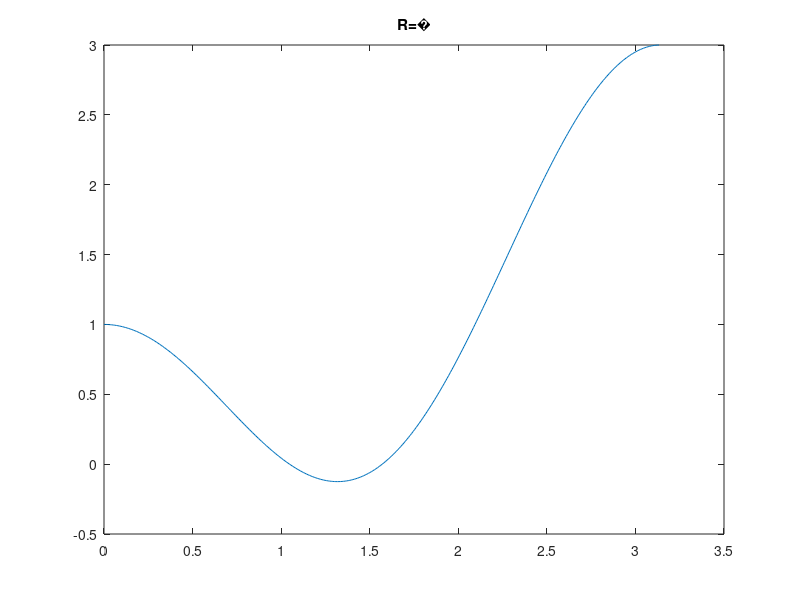
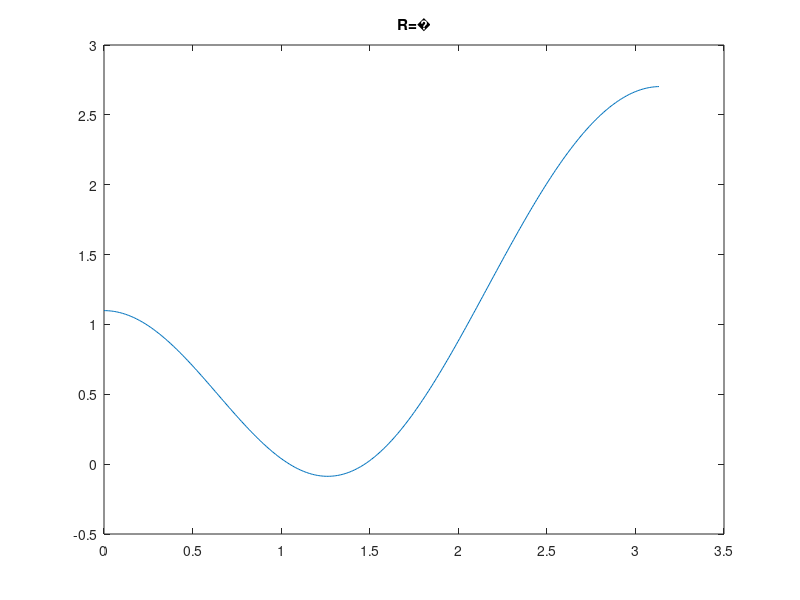
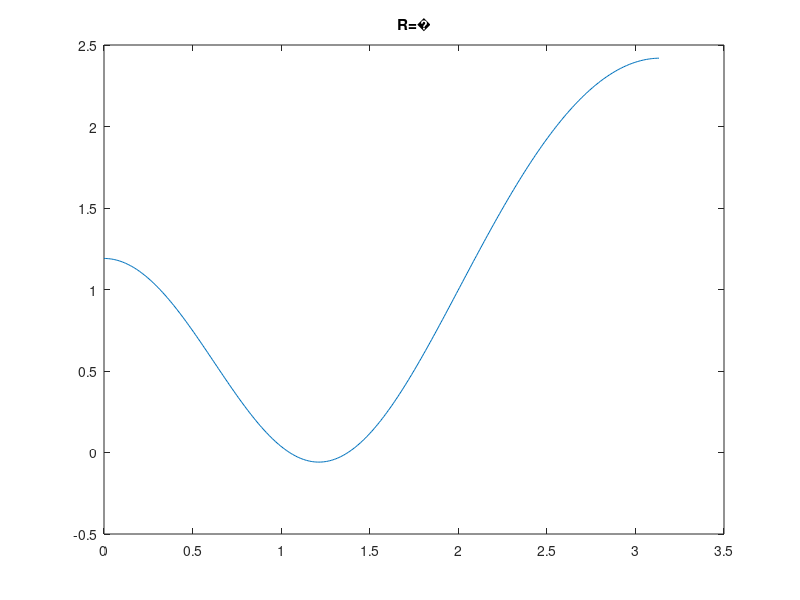
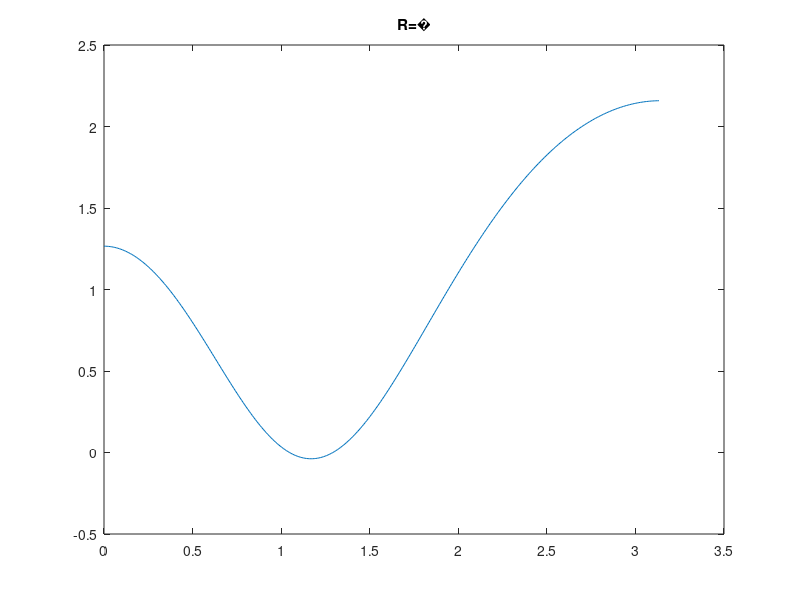

The MATLAB script that drew these images, in order:
%-------------------subpart a
% R=[0.1,0.5,0.9];T=[0,pi/4,pi/2,3*pi/4,pi];
% for i=[1:4]
%     for j=[1:3]
%         t=T(i);r=R(j);
%         a=[1,-2*r*cos(t),r*r];
%         b=[1,-2*cos(t),1];
%         figure()
%         zplane(b,a);
%         title(["Angle=",t,"R=",r]);
%     end
% end
%---------------------b
% r=0.95;
% for t=[0:pi/4:pi] 
% a=[1,-2*r*cos(t),r*r];
% b=[1,-2*cos(t),1];
% [m,n]=freqz(b,a,360);
% figure();polar(n,m);
% title(["Angle=",t]);
% end
%----------------------subpart c
t=pi/3;
for r=[0:0.1:0.9] 
a=[1,-2*r*cos(t),r*r];
b=[1,-2*cos(t),1];
[m,n]=freqz(b,a,360);
figure();plot(n,(m));
title(["R=",r]);
end
